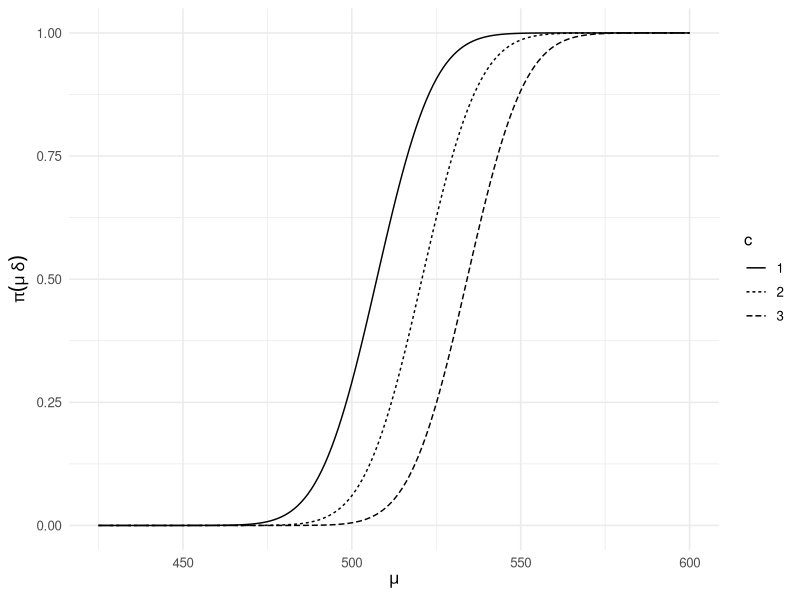

Recreate this plot in R.
## ---- chunk 1
library(tidyverse)
library(patchwork)
theme_set(theme_minimal(base_size = 12))
## ---- chunk 2
#| fig-width: 3
#| fig-height: 1.5
#| 
expand_grid(
  mu = seq(425, 600, by = 1),
  c = c(1, 2, 3)
) %>%
  mutate(
    power = 1-pnorm(c + (494-mu)/(124/sqrt(86)))
  ) %>%
  ggplot(aes(x = mu, y = power, linetype = as.factor(c))) +
  geom_line() + 
  labs(
    linetype = "c", 
    y = expression(pi(mu~delta)),
    x = expression(mu)
  )
